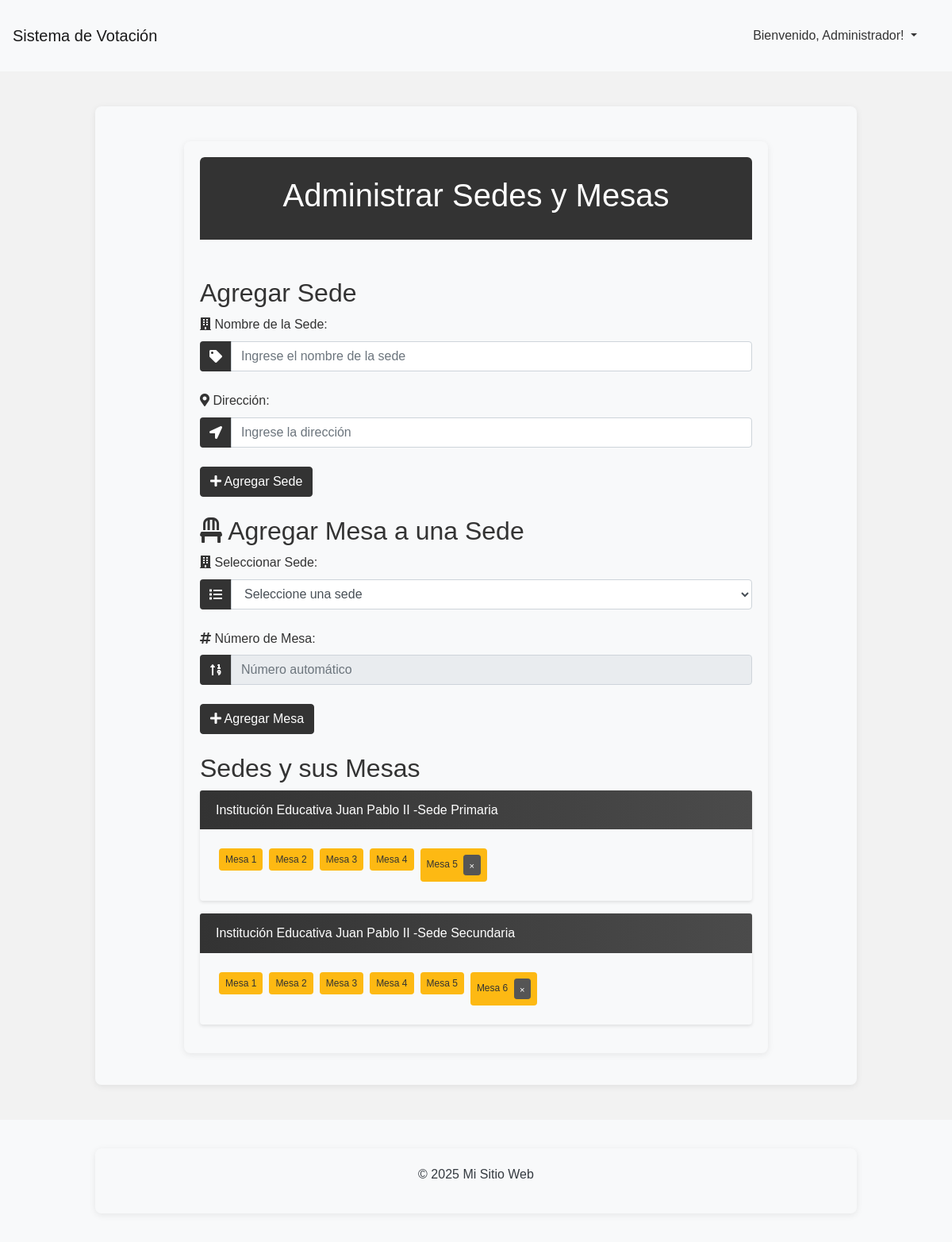
Page /sede/agregar (signed in) on the committed database.
### models.py (models this page shows, shortened)
class User(db.Model):
    __tablename__ = 'users'
    id = db.Column(db.Integer, primary_key=True)
    name = db.Column(db.String(100), nullable=False)  # Nuevo campo para nombre
    username = db.Column(db.String(50), unique=True, nullable=False)
    password_hash = db.Column(db.String(128))

class Sede(db.Model):
    id = db.Column(db.Integer, primary_key=True)
    nombre = db.Column(db.String(100), nullable=False)
    direccion = db.Column(db.String(200), nullable=False)
    estudiantes = db.relationship('Estudiante', back_populates='sede')
    mesas = db.relationship('Mesa', back_populates='sede', cascade='all, delete-orphan')
    asignaciones = db.relationship('AsignacionMesa', back_populates='sede')
    asignaciones_testigos = db.relationship('AsignacionTestigo', back_populates='sede')

class Mesa(db.Model):
    id = db.Column(db.Integer, primary_key=True)
    sede_id = db.Column(db.Integer, db.ForeignKey('sede.id'), nullable=False)
    mesa_numero = db.Column(db.Integer, nullable=False)
    sede = db.relationship('Sede', back_populates='mesas')
    estudiantes = db.relationship('Estudiante', back_populates='mesa')
    asignaciones = db.relationship('AsignacionMesa', back_populates='mesa')
    asignaciones_testigos = db.relationship('AsignacionTestigo', back_populates='mesa')
    __table_args__ = (db.UniqueConstraint('sede_id', 'mesa_numero', name='_sede_mesa_uc'),)

### routes/sede_routes.py (the view, shortened to what this page needs)
@sede_bp.route('/sede/agregar', methods=['GET', 'POST'])
@login_required
@verificar_acceso_ruta('sede.agregar_sede')
def agregar_sede(bloqueado=False):
    sedes = Sede.query.all()
    mesas = Mesa.query.all()
    return render_template('administrar_sedes_mesas.html', sedes=sedes, mesas=mesas, bloqueado=bloqueado)

### app.py (called while the page is built)
@app.before_request
def before_request():
    g.user = None
    if 'user_id' in session:
        g.user = db.session.get(User, session['user_id'])

@app.context_processor
def inject_config():
    sistema_bloqueado = EventoCalendario.sistema_bloqueado()
    config = {
        'sistema_bloqueado': sistema_bloqueado,
        'calendario_bloqueado': sistema_bloqueado,
        'fase_actual': EventoCalendario.obtener_fase_actual(),
        'configuracion_finalizada': sistema_bloqueado,
        'fecha_finalizacion': datetime.now() if sistema_bloqueado else None
    }
    return {
        'config': config,
        'config_json': json.dumps(config, default=str)
    }

@app.context_processor
def utility_processor():
    return {
        'now': datetime.now
    }

### models.py (called while the page is built)
    @classmethod
    def sistema_bloqueado(cls):
        ultimo_evento = cls.query.order_by(cls.fecha_fin.desc()).first()
        if ultimo_evento:
            return datetime.now() > ultimo_evento.fecha_fin
        return False

    @classmethod
    def obtener_fase_actual(cls):
        ahora = datetime.now()
        for fase in range(1, 4):  # Asumiendo que hay 3 fases
            eventos = cls.query.filter_by(fase=fase).all()
            if any(evento.fecha_inicio <= ahora <= evento.fecha_fin for evento in eventos):
                return fase
        return 1  # Fase por defecto

### routes/sede_routes.py (called while the page is built)
@sede_bp.before_request
@login_required
def before_request():
    print(f"Ruta llamada: {request.path}")

### templates/administrar_sedes_mesas.html (shortened to what this page needs)
{% extends "base.html" %}
{% block content %}
<div class="container mt-4">
    <header class="text-center py-4" style="border-radius: 6px 6px 0 0;" class="fas fa-user-graduate">
        <h1>Administrar Sedes y Mesas</h1>
    </header>
    <div class="mt-5">
        <form id="formSede" method="post" action="{{ url_for('sede.agregar_sede') }}" class="mb-4" >
            <h2 style="color: var(--primary-color)">
                Agregar Sede
            </h2>
            <div class="form-group">
                <label for="nombre_sede">
                    <i class="fas fa-building"></i> Nombre de la Sede:
                </label>
                <div class="input-group">
                    <div class="input-group-prepend">
                        <span class="input-group-text"><i class="fas fa-tag"></i></span>
                    </div>
                    <input type="text" id="nombre_sede" name="nombre_sede" class="form-control"
                        placeholder="Ingrese el nombre de la sede" required>
                </div>
            </div>
            <div class="form-group">
                <label for="direccion">
                    <i class="fas fa-map-marker-alt"></i> Dirección:
                </label>
                <div class="input-group">
                    <div class="input-group-prepend">
                        <span class="input-group-text"><i class="fas fa-location-arrow"></i></span>
                    </div>
                    <input type="text" id="direccion" name="direccion" class="form-control"
                        placeholder="Ingrese la dirección" required>
                </div>
            </div>
            <button type="submit" class="btn btn-primary">
                <i class="fas fa-plus"></i> Agregar Sede
            </button>
        </form>
        <form id="formMesa" method="post" action="{{ url_for('sede.agregar_mesas') }}" class="mb-4" >
            <h2 style="color: var(--primary-color)">
                <i class="fas fa-chair"></i> Agregar Mesa a una Sede
            </h2>
            <div class="form-group">
                <label for="sede_id">
                    <i class="fas fa-building"></i> Seleccionar Sede:
                </label>
                <div class="input-group">
                    <div class="input-group-prepend">
                        <span class="input-group-text"><i class="fas fa-list"></i></span>
                    </div>
                    <select id="sede_id" name="sede_id" class="form-control" required>
                        <option value="">Seleccione una sede</option>
                    </select>
                </div>
            </div>
            <div class="form-group">
                <label for="mesa_numero">
                    <i class="fas fa-hashtag"></i> Número de Mesa:
                </label>
                <div class="input-group">
                    <div class="input-group-prepend">
                        <span class="input-group-text"><i class="fas fa-sort-numeric-up"></i></span>
                    </div>
                    <input type="number" id="mesa_numero" name="mesa_numero" class="form-control"
                        placeholder="Número automático" required readonly>
                </div>
            </div>
            <button type="submit" class="btn btn-primary">
                <i class="fas fa-plus"></i> Agregar Mesa
            </button>
        </form>
        <h2 style="color: var(--primary-color)">Sedes y sus Mesas</h2>
        <div id="listaSedes">
            {% if sedes %}
            <div class="row">
                {% for sede in sedes %}
                <div class="col-12 mb-3">
                    <div class="card">
                        <div class="card-header d-flex justify-content-between align-items-center"
                            style="background-color: var(--primary-color); color: var(--white-color);">
                            <span>{{ sede.nombre }}</span>
                        </div>
                        <div class="card-body">
                            <div class="d-flex flex-wrap" id="mesas-sede-{{ sede.id }}">
                                {% for mesa in sede.mesas|sort(attribute='mesa_numero') %}
                                <div class="mesa-item m-1">
                                    <span class="badge p-2"
                                        style="background-color: var(--highlight-color); color: var(--dark-blue);">
                                        Mesa {{ mesa.mesa_numero }}
                                        {% if loop.last and not config.configuracion_finalizada %}
                                        <button class="btn btn-danger btn-sm ml-1 borrar-mesa"
                                            data-sede-id="{{ sede.id }}" data-mesa-id="{{ mesa.id }}"
                                            style="padding: 0.1rem 0.4rem; background-color: var(--secondary-color); border-color: var(--secondary-color);" aria-label="Eliminar mesa">
                                            <small>×</small>
                                        </button>
                                        {% endif %}
                                    </span>
                                </div>
                                {% endfor %}
                            </div>
                        </div>
                    </div>
                </div>
                {% endfor %}
            </div>
            {% endif %}
        </div>
    </div>
</div>
{% endblock %}

### templates/base.html (shortened to what this page needs)
<!DOCTYPE html>
<html lang="es">
<head>
    <link rel="stylesheet" href="https://cdnjs.cloudflare.com/ajax/libs/font-awesome/5.15.4/css/all.min.css">
    <link rel="stylesheet" href="https://cdn.jsdelivr.net/npm/bootstrap@4.6.0/dist/css/bootstrap.min.css">
    <link rel="stylesheet" href="https://cdn.jsdelivr.net/npm/sweetalert2@11/dist/sweetalert2.min.css">
    <link rel="stylesheet" href="{{ url_for('static', filename='css/main.css') }}">
    <link rel="stylesheet" href="https://cdnjs.cloudflare.com/ajax/libs/toastr.js/latest/toastr.min.css">
</head>
<body>
    <header class="header bg-light py-3">
        <nav class="navbar navbar-expand-lg navbar-light bg-light">
            <a class="navbar-brand" href="{{ url_for('index') }}">Sistema de Votación</a>
            <div class="collapse navbar-collapse" id="navbarNav">
                <ul class="navbar-nav ml-auto">
                    {% if session['user_id'] %}
                        <li class="nav-item dropdown">
                            <a class="nav-link dropdown-toggle" href="#" id="navbarDropdown" role="button" data-toggle="dropdown" aria-haspopup="true" aria-expanded="false">
                                {% if session['user_id'] %}
                                Bienvenido, {{ session['name'] }}!
            {% endif %}
                            </a>
                        </li>
                    {% else %}
                        <li class="nav-item">
                            <a class="nav-link" href="{{ url_for('auth.login') }}">Iniciar Sesión</a>
                        </li>
                    {% endif %}
                </ul>
            </div>
        </nav>
    </header>
    <main class="main py-4">
        <div class="container">
            {% block content %}{% endblock %}
        </div>
    </main>
    <footer class="footer bg-light py-3">
        <div class="container">
            <div class="row justify-content-center">
                <div class="col-md-12 text-center">
                    <p class="text-dark">&copy; 2025 Mi Sitio Web</p>
                </div>
            </div>
        </div>
    </footer>
</body>
</html>

### static/css/main.css (style rules this page uses)
:root { --primary-color: #333; --secondary-color: #555; --accent-color: #28a745; --dark-blue: #333; --light-blue: #E6EFFD; --white-color: #FFFFFF; --gray-color: #F2F2F2; --dark-gray: #4B4B4B; --success-color: #28a745; --danger-color: #dc3545; --warning-color: #ffc107; --info-color: #4e5a5c; --background-color: #E5E5E5; --text-color: #4B4B4B; --highlight-color: #FDB913; --chart-primary: rgba(51, 51, 51, 0.8); --chart-secondary: rgba(85, 85, 85, 0.8); --chart-highlight: rgba(255, 198, 41, 0.8); --chart-dark: rgba(51, 51, 51, 0.8); --chart-light: rgba(240, 240, 240, 0.8); --chart-border-primary: rgba(51, 51, 51, 1); --chart-border-secondary: rgba(85, 85, 85, 1); --chart-border-highlight: rgba(255, 198, 41, 1); --chart-border-dark: rgba(51, 51, 51, 1); --chart-border-light: rgba(240, 240, 240, 1); --container-background: #F8F9FA; --dark-mode-background: #1a1a1a; --dark-mode-text: #ffffff; --dark-mode-card: #2d2d2d; --dark-mode-input: #333333; --dark-mode-border: #404040; }
body { font-family: 'Montserrat', sans-serif; line-height: 1.6; margin: 0; padding: 0; background-color: var(--gray-color); color: var(--dark-gray); min-height: 100vh; }
.container { max-width: 80%; margin: 0 auto; padding: 20px; background-color: var(--container-background); box-shadow: 0 2px 8px rgba(0, 0, 0, 0.08); border-radius: 8px; margin-top: 20px; margin-bottom: 20px; }
header { background: linear-gradient(to right, var(--primary-color), var(--dark-gray)); color: var(--white-color); padding: 20px; text-align: center; width: 100%; }
.btn-primary { background-color: var(--primary-color); border-color: var(--primary-color); color: var(--white-color); }
.badge { background-color: var(--highlight-color); color: var(--dark-gray); padding: 5px 10px; border-radius: 4px; }
.btn-danger { background-color: var(--secondary-color); border-color: var(--secondary-color); }
.card-header { background: linear-gradient(to right, var(--primary-color), var(--dark-gray)); color: var(--white-color); }
.mesa-item .badge { background-color: var(--highlight-color); color: var(--dark-gray); transition: all 0.3s ease; }
.badge { padding: 8px 12px; border-radius: 4px; font-weight: 500; }
.badge { background-color: var(--highlight-color); color: var(--dark-gray); padding: 5px 10px; border-radius: 4px; font-weight: 500; }
.badge { background-color: var(--highlight-color); color: var(--dark-gray); }
.card { border: 1px solid var(--light-gray); box-shadow: 0 2px 4px rgba(0, 0, 0, 0.1); transition: box-shadow 0.3s ease; }
.card-header { background: linear-gradient(to right, var(--primary-color), var(--dark-gray)); color: var(--white-color); border-bottom: none; }
.input-group-text { background-color: var(--primary-color); color: var(--white-color); border: none; min-width: 40px; justify-content: center; }
.form-group { margin-bottom: 1.5rem; }
label { color: var(--primary-color); font-weight: 500; margin-bottom: 0.5rem; }
.card, .list-group-item, .table { background-color: var(--container-background); }
body { font-family: Arial, sans-serif; line-height: 1.6; margin: 0; padding: 0; }
header { background: #333; color: #fff; padding: 10px 0; }
nav ul { list-style: none; padding: 0; }
nav ul li { display: inline; margin-right: 20px; }
footer { text-align: center; padding: 10px 0; background: #333; color: #fff; }
.navbar-light .navbar-nav .nav-link { color: #333; }

### rows in the picture
User: name "Administrador"
Sede: nombre "Institución Educativa Juan Pablo II -Sede Primaria"
Mesa: mesa_numero "1"
Mesa: mesa_numero "2"
Mesa: mesa_numero "3"
Mesa: mesa_numero "4"
Mesa: mesa_numero "5"
Sede: nombre "Institución Educativa Juan Pablo II -Sede Secundaria"
Mesa: mesa_numero "1"
Mesa: mesa_numero "2"
Mesa: mesa_numero "3"
Mesa: mesa_numero "4"
Mesa: mesa_numero "5"
Mesa: mesa_numero "6"
